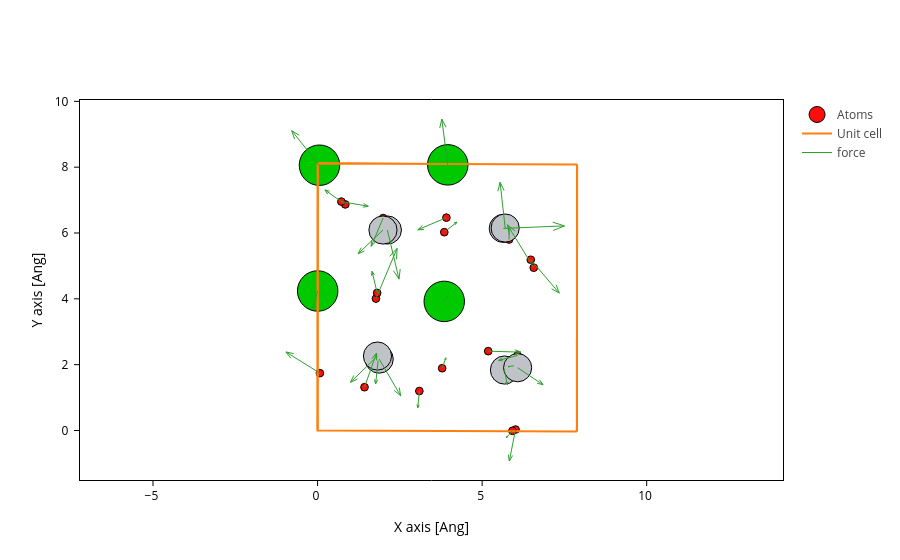

The notebook cell this image was saved under:
### Code cell
import sisl as si
sisl_geom = si.Geometry.new(ase_atoms)
sisl_geom.plot(axes='xy', show_bonds=False,
               arrows={"data": ase_atoms.get_forces(), 'atoms': np.arange(len(ase_atoms)), 'name': 'force'})

### Figure 1 — Plotly figure (JSON) as saved in the notebook; plotly's stock layout.template omitted (floating-point values rounded to 4 significant figures; data arrays with more than 128 entries replaced by an {"elided": "..."} marker saying what was removed)
{"data": [{"marker": {"color": ["#FF0D0D", "#FF0D0D", "#FF0D0D", "#FF0D0D", "#FF0D0D", "#BFC2C7", "#BFC2C7", "#FF0D0D", "#FF0D0D", "#BFC2C7", "#BFC2C7", "#FF0D0D", "#00C900", "#FF0D0D", "#FF0D0D", "#00C900", "#FF0D0D", "#FF0D0D", "#00C900", "#00C900", "#BFC2C7", "#FF0D0D", "#FF0D0D", "#BFC2C7", "#BFC2C7", "#BFC2C7", "#FF0D0D", "#FF0D0D", "#FF0D0D", "#FF0D0D", "#FF0D0D", "#FF0D0D"], "line": {"color": "black", "width": 1}, "opacity": 1, "size": [7.68, 7.68, 7.68, 7.68, 7.68, 28.16, 28.16, 7.68, 7.68, 28.16, 28.16, 7.68, 40.48, 7.68, 7.68, 40.48, 7.68, 7.68, 40.48, 40.48, 28.16, 7.68, 7.68, 28.16, 28.16, 28.16, 7.68, 7.68, 7.68, 7.68, 7.68, 7.68]}, "meta": {}, "mode": "markers", "name": "Atoms", "opacity": 1, "type": "scatter", "x": [5.967, 1.426, 6.569, 0.8429, 3.915, 5.678, 1.872, 3.786, 1.774, 2.121, 5.643, 6.017, 0.003345, 6.076, 5.819, 0.05774, 1.84, 1.992, 3.956, 3.849, 6.079, 5.921, 1.81, 1.82, 1.987, 5.701, 3.85, 0.07083, 3.093, 0.7234, 6.478, 5.185], "y": [1.965, 1.314, 4.946, 6.868, 6.466, 1.837, 2.169, 1.891, 4.007, 6.091, 6.14, 0.02859, 4.238, 2.279, 5.801, 8.06, 2.128, 6.453, 8.071, 3.922, 1.907, -0.00998, 4.179, 2.262, 6.09, 6.151, 6.025, 1.743, 1.198, 6.954, 5.188, 2.41]}, {"meta": {}, "mode": "lines", "name": "Unit cell", "type": "scatter", "x": [0.0, 0.005572, 7.886, 7.886, 0.005572, 0.005572, NaN, 0.005572, 0.0, 0.0, 7.88, 7.88, 0.0, NaN, 7.886, 7.88, NaN, 7.886, 7.88], "y": [0.0, 8.111, 8.08, 8.08, 8.111, 8.111, NaN, 8.111, 0.0, 0.0, -0.0313, -0.0313, 0.0, NaN, 8.08, -0.0313, NaN, 8.08, -0.0313]}, {"hovertext": {"elided": "224 str values"}, "line": {"width": 1}, "meta": {}, "mode": "lines", "name": "force", "opacity": 1, "type": "scatter", "x": {"elided": "224 float values"}, "y": {"elided": "224 float values"}}], "layout": {"scene": {"aspectmode": "data", "xaxis": {"title": {"text": "X axis [Ang]"}}, "yaxis": {"title": {"text": "Y axis [Ang]"}}}, "xaxis": {"scaleanchor": "y", "scaleratio": 1, "title": {"text": "X axis [Ang]"}}, "yaxis": {"title": {"text": "Y axis [Ang]"}}}}
